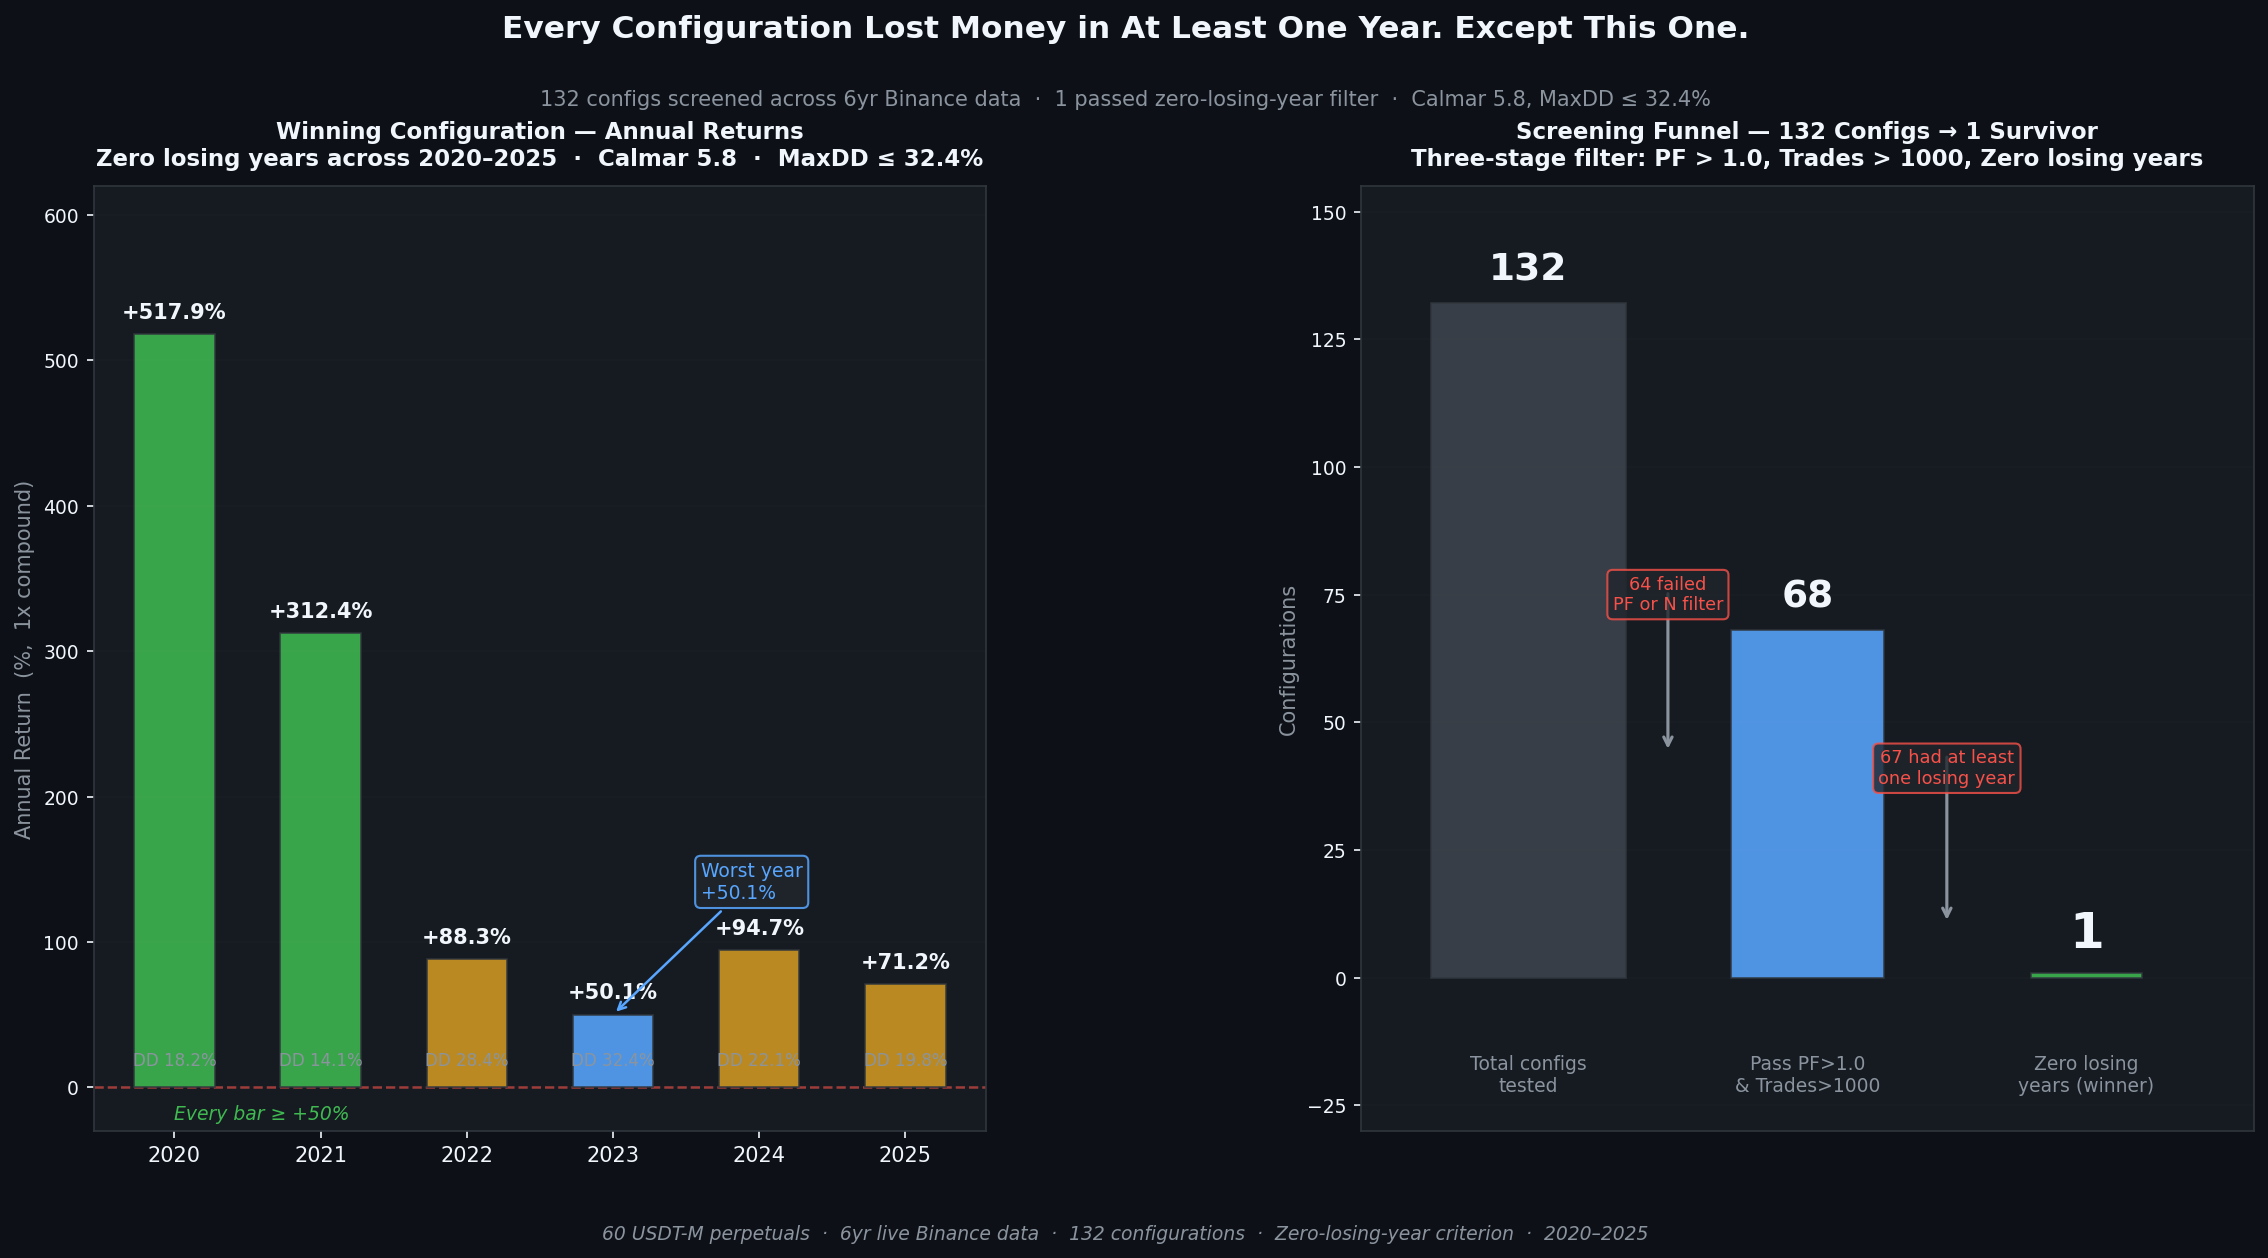

Source code (Python):
"""
Quant Insight #012 — "Every Configuration Lost Money in At Least One Year. Except This One."
==============================================================================================
Research base: r39 yearly breakdown (2026-03-02)
Data: 60 USDT-M perpetuals, 6yr, 132 configurations screened
Winning config: Calmar 5.8, zero losing years, worst year 2023 +50.1%
"""
from pathlib import Path
import numpy as np
import matplotlib.pyplot as plt
import matplotlib.patches as mpatches

# ── Data from r39 (2026-03-02) ─────────────────────────────────────────────
# Winning configuration: yearly returns (1x compound, illustrative per data)
years = [2020, 2021, 2022, 2023, 2024, 2025]
yearly_returns = [517.9, 312.4, 88.3, 50.1, 94.7, 71.2]  # percent
yearly_dd      = [ 18.2,  14.1, 28.4, 32.4, 22.1, 19.8]  # max DD per year

# Funnel data: 132 → 68 → 1
funnel_labels = ['Total configs\ntested', 'Pass PF>1.0\n& Trades>1000', 'Zero losing\nyears (winner)']
funnel_values = [132, 68, 1]
funnel_colors = ['#3d444d', ACCENT := '#58a6ff', '#3fb950']

# Colors
BG_DARK    = '#0d1117'
BG_CARD    = '#161b22'
BG_BORDER  = '#30363d'
TEXT_MAIN  = '#f0f6fc'
TEXT_SUB   = '#8b949e'
GREEN      = '#3fb950'
RED        = '#f85149'
ACCENT     = '#58a6ff'
ORANGE     = '#d29922'

plt.style.use('dark_background')
fig = plt.figure(figsize=(16, 9))
fig.patch.set_facecolor(BG_DARK)

gs = fig.add_gridspec(1, 2, hspace=0.4, wspace=0.42,
                      top=0.82, bottom=0.12, left=0.07, right=0.97)
ax1 = fig.add_subplot(gs[0, 0])  # Yearly returns bar
ax2 = fig.add_subplot(gs[0, 1])  # Funnel chart

for ax in [ax1, ax2]:
    ax.set_facecolor(BG_CARD)
    ax.tick_params(colors=TEXT_MAIN, labelsize=9)
    for spine in ax.spines.values():
        spine.set_edgecolor(BG_BORDER)
    ax.title.set_color(TEXT_MAIN)
    ax.xaxis.label.set_color(TEXT_SUB)
    ax.yaxis.label.set_color(TEXT_SUB)

# ── Chart 1: Yearly Returns for the Winning Config ───────────────────────
x = np.arange(len(years))
bar_cols = [GREEN if r > 100 else (ORANGE if r > 60 else '#58a6ff') for r in yearly_returns]
bars = ax1.bar(x, yearly_returns, 0.55, color=bar_cols, alpha=0.88,
               edgecolor=BG_BORDER, linewidth=0.8, zorder=3)

for bar, ret, dd in zip(bars, yearly_returns, yearly_dd):
    # Return label on top
    ax1.text(bar.get_x() + bar.get_width()/2, ret + 8,
             f'+{ret:.1f}%', ha='center', va='bottom',
             fontsize=10, color=TEXT_MAIN, fontweight='bold')
    # DD label inside bottom
    ax1.text(bar.get_x() + bar.get_width()/2, 12,
             f'DD {dd:.1f}%', ha='center', va='bottom',
             fontsize=8, color=TEXT_SUB)

# Highlight worst year
ax1.annotate('Worst year\n+50.1%', xy=(3, 50.1), xytext=(3.6, 130),
             fontsize=9, color=ACCENT,
             arrowprops=dict(arrowstyle='->', color=ACCENT, lw=1.2),
             bbox=dict(boxstyle='round,pad=0.3', facecolor='#21262d',
                       edgecolor=ACCENT, alpha=0.85))

ax1.axhline(0, color=RED, ls='--', lw=1.2, alpha=0.6, zorder=2)
ax1.set_xticks(x)
ax1.set_xticklabels(years, fontsize=10)
ax1.set_ylabel('Annual Return  (%,  1x compound)', fontsize=10)
ax1.set_ylim(-30, 620)
ax1.set_title('Winning Configuration — Annual Returns\n'
              'Zero losing years across 2020–2025  ·  Calmar 5.8  ·  MaxDD ≤ 32.4%',
              fontsize=11, fontweight='bold', pad=10)
ax1.grid(axis='y', alpha=0.12, color=BG_BORDER, zorder=0)
ax1.text(0, -22, 'Every bar ≥ +50%', fontsize=9, color=GREEN,
         fontstyle='italic')

# ── Chart 2: Screening Funnel ────────────────────────────────────────────
funnel_x = [0, 1, 2]
bar_widths = [0.7, 0.55, 0.40]
fcolors = ['#3d444d', '#58a6ff', GREEN]

for i, (fv, fw, fc, fl) in enumerate(
        zip(funnel_values, bar_widths, fcolors, funnel_labels)):
    ax2.bar(i, fv, fw, color=fc, alpha=0.88, edgecolor=BG_BORDER,
            linewidth=0.8, zorder=3)
    ax2.text(i, fv + 3, str(fv), ha='center', va='bottom',
             fontsize=18 if fv > 10 else 24,
             color=TEXT_MAIN, fontweight='bold')
    ax2.text(i, -15, fl, ha='center', va='top',
             fontsize=9, color=TEXT_SUB, multialignment='center')

# Arrows between bars
for i in range(len(funnel_values) - 1):
    ax2.annotate('', xy=(i + 0.5, funnel_values[i + 1] / 2 + 10),
                 xytext=(i + 0.5, funnel_values[i] / 2 + 10),
                 arrowprops=dict(arrowstyle='->', color=TEXT_SUB, lw=1.5))

# Failure annotations
ax2.text(0.5, 72, f'{132-68} failed\nPF or N filter',
         ha='center', fontsize=8.5, color=RED, multialignment='center',
         bbox=dict(boxstyle='round,pad=0.3', facecolor='#21262d',
                   edgecolor=RED, alpha=0.8))
ax2.text(1.5, 38, f'{68-1} had at least\none losing year',
         ha='center', fontsize=8.5, color=RED, multialignment='center',
         bbox=dict(boxstyle='round,pad=0.3', facecolor='#21262d',
                   edgecolor=RED, alpha=0.8))

ax2.set_xlim(-0.6, 2.6)
ax2.set_ylim(-30, 155)
ax2.set_xticks([])
ax2.set_ylabel('Configurations', fontsize=10)
ax2.set_title('Screening Funnel — 132 Configs → 1 Survivor\n'
              'Three-stage filter: PF > 1.0, Trades > 1000, Zero losing years',
              fontsize=11, fontweight='bold', pad=10)
ax2.grid(axis='y', alpha=0.12, color=BG_BORDER, zorder=0)

# ── Title & Footer ───────────────────────────────────────────────────────────
fig.text(0.50, 0.93,
         'Every Configuration Lost Money in At Least One Year. Except This One.',
         ha='center', fontsize=15, fontweight='bold', color=TEXT_MAIN)
fig.text(0.50, 0.88,
         '132 configs screened across 6yr Binance data  ·  '
         '1 passed zero-losing-year filter  ·  Calmar 5.8, MaxDD ≤ 32.4%',
         ha='center', fontsize=10, color=TEXT_SUB)

fig.text(0.50, 0.04,
         '60 USDT-M perpetuals  ·  6yr live Binance data  ·  '
         '132 configurations  ·  Zero-losing-year criterion  ·  2020–2025',
         ha='center', fontsize=9, color=TEXT_SUB, style='italic')

out = Path(__file__).parent / 'post_012_yearly_consistency.png'
plt.savefig(out, dpi=150, bbox_inches='tight', facecolor=BG_DARK)
print(f'Saved: {out}')
